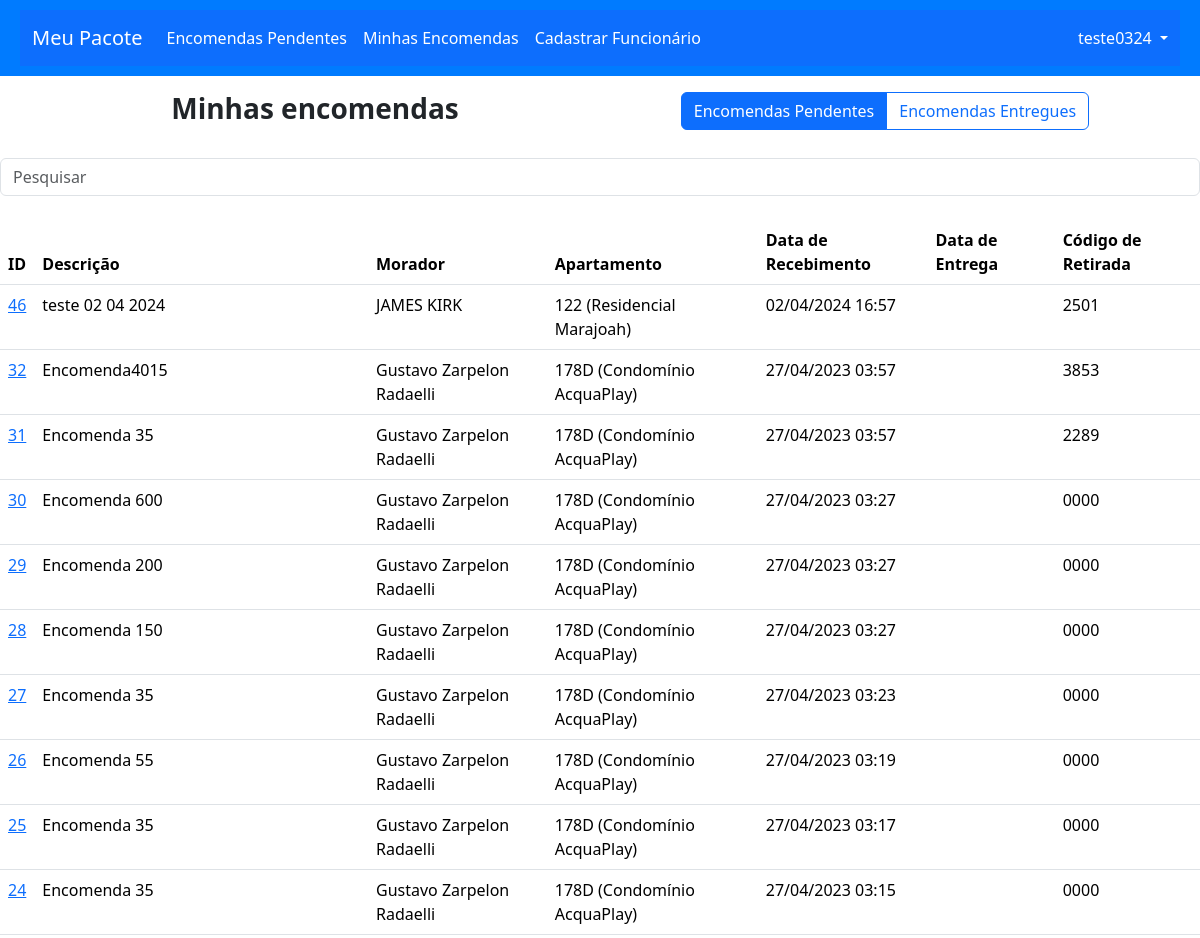
Before: /minhas_encomendas/ (signed in, upper part) with the older database file.
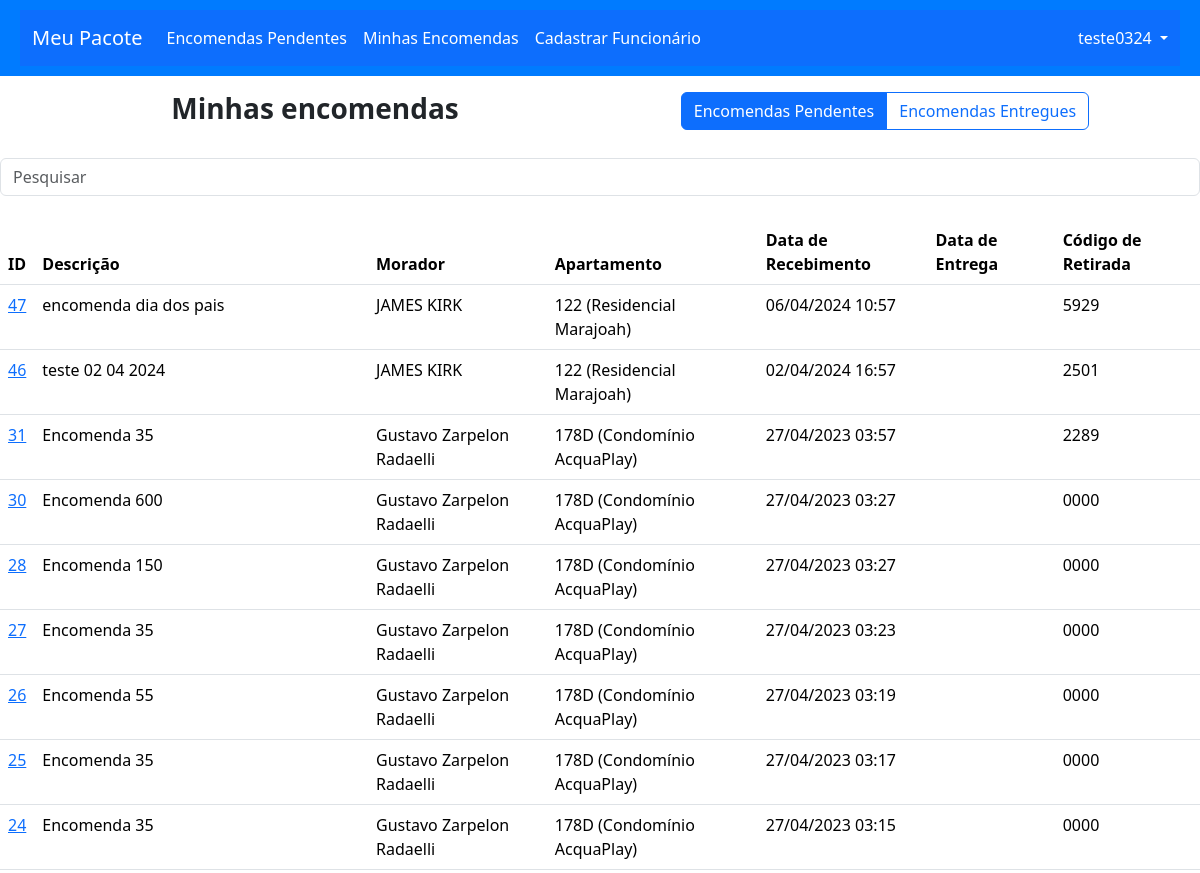
After: the same page with the newer database file.
### app_meu_pacote/models.py (models this page shows, shortened)
class Encomenda(models.Model):
    id = models.AutoField(primary_key=True)
    morador = models.ForeignKey(Morador, on_delete=models.CASCADE)
    descricao = models.CharField(max_length=100)
    data_hora_recebimento = models.DateTimeField()
    data_hora_entrega = models.DateTimeField(blank=True, null=True)
    codigo_retirada = models.CharField(max_length=4, default='0000')
    funcionario_recebimento = models.ForeignKey(Funcionario, on_delete=models.CASCADE, related_name='funcionario_recebimento')
    funcionario_entrega = models.ForeignKey(Funcionario, on_delete=models.CASCADE, related_name='funcionario_entrega', blank=True, null=True)

class Morador(models.Model):
    user = models.OneToOneField(User, on_delete=models.CASCADE)
    nome = models.CharField(max_length=100)
    apartamento = models.ForeignKey('Apartamento', on_delete=models.CASCADE, related_name='moradores')
    email = models.EmailField()
    telefone = models.CharField(max_length=20)

class Apartamento(models.Model):
    id = models.AutoField(primary_key=True)
    numero = models.CharField(max_length=10)
    condominio = models.ForeignKey(Condominio, on_delete=models.CASCADE, related_name='apartamentos')
    def __str__(self):
        return f"{self.numero} ({self.condominio})"

class Condominio(models.Model):
    id = models.AutoField(primary_key=True)
    nome = models.CharField(max_length=100)
    endereco = models.CharField(max_length=100)
    telefone = models.CharField(max_length=20)
    email = models.EmailField()
    def __str__(self) -> str:
        return self.nome

### app_meu_pacote/views.py (the view)
# urls.py: path('minhas_encomendas/', app_meu_pacote_views.minhas_encomendas, name='minhas_encomendas'),
def minhas_encomendas(request):
    if not request.user.is_authenticated:
        return redirect('index') # issue ---> precisa redirecionar para a página de login
    encomendas = Encomenda.objects.all().order_by('data_hora_recebimento').reverse()
    moradores = Morador.objects.all()
    context = {'encomendas': encomendas, 'moradores': moradores}
    return render(request, 'minhas_encomendas.html', context)

### app_meu_pacote/templates/minhas_encomendas.html (shortened to what this page needs)
{% extends 'base.html' %}
{% block content %}
<div class="container mt-3">
  <div class="row">
    <div class="col order-first text-center">
      <h3 class="text-center fw-bold">Minhas encomendas</h3>
    </div>
    <div class="col order-last text-center">
      <div class="btn-group" role="group" aria-label="Basic radio toggle button group">
        <label class="btn btn-outline-primary" for="btnradio1">Encomendas Pendentes</label>
        <label class="btn btn-outline-primary" for="btnradio2">Encomendas Entregues</label>
      </div>
    </div>
  </div>
</div>
<br>
{% if encomendas %}
<input class="form-control" id="myInput" type="text" placeholder="Pesquisar">
<br>
<table class="table">
  <thead>
    <tr>
      <th>ID</th>
      <th>Descrição</th>
      <th>Morador</th>
      <th>Apartamento</th>
      <th>Data de Recebimento</th>
      <th>Data de Entrega</th>
      <th>Código de Retirada</th>
    </tr>
  </thead>
  <tbody>
    {% for encomenda in encomendas %}
    <tr>
        <td><a href="/encomenda/{{encomenda.id}}">{{ encomenda.id }}</td>
        <td>{{ encomenda.descricao }}</td>
        <td>{{ encomenda.morador.nome }}</td>
        <td>{{ encomenda.morador.apartamento }}</td>
        <td>{{ encomenda.data_hora_recebimento|date:'d/m/Y H:i' }}</td>
        {% if encomenda.data_hora_entrega %}
        <td>{{ encomenda.data_hora_entrega|date:'d/m/Y H:i' }}</td>
        {% else %}
        <td></td>
        {% endif %}
        <td>{{ encomenda.codigo_retirada }}</td>
    </tr>
    {% endfor %}
  </tbody>
</table>
{% else %}
<p>Não há encomendas pendentes no momento.</p>
{% endif %}
{% endblock %}

Changed rows visible on the page:
no longer on this page (row edited): Encomenda: id "32", descricao "Encomenda4015", morador.nome "Gustavo Zarpelon Radaelli", morador.apartamento "178D (Condomínio AcquaPlay)", data_hora_recebimento "27/04/2023 03:57", codigo_retirada "3853"
no longer on this page (row edited): Encomenda: id "29", descricao "Encomenda 200", morador.nome "Gustavo Zarpelon Radaelli", morador.apartamento "178D (Condomínio AcquaPlay)", data_hora_recebimento "27/04/2023 03:27", codigo_retirada "0000"
added Encomenda: id "47", descricao "encomenda dia dos pais", morador.nome "JAMES KIRK", morador.apartamento "122 (Residencial Marajoah)", data_hora_recebimento "06/04/2024 10:57", codigo_retirada "5929"
